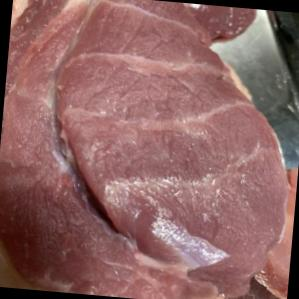
#> input picture datasets/Beef Freshness.v6-dataset-beef-v2.folder/train/Fresh/FRESH-1-_JPG_jpg.rf.35ee26c0fed539cb36e5d2f523856381.jpg, 299 x 299 px, found by its file name
$ jupyter execute Preprocess1.ipynb
#> lines starting #> are read from the running program, lines starting #| are printed output that depends on the picture
#> further down, bgr is the input picture: shape (299, 299, 3); mean B, G, R 98.6, 100, 141.7
# Color & Illumination Normalization (Preprocess)

**ปรับความคงที่ของสีและแสง** เพื่อเตรียมข้อมูลสำหรับเทรนโมเดลความสดของเนื้อวัว

**Pipeline ที่ใช้ (เวอร์ชัน tuned):**
- Soft Gray World White Balance (ปรับสมดุลสีแบบ “ไม่แรงเกิน”)
- CLAHE บนช่อง L (LAB) เพื่อทำ illumination normalization อย่างนุ่มนวล

> เป้าหมาย: ลดผลกระทบจากสภาพแสง/สีที่ต่างกัน แต่ยังคง “สีแดงของเนื้อ” ซึ่งเป็นสัญญาณสำคัญในการจำแนกความสด

## Imports & Setup

[cell 1]
from pathlib import Path
import cv2
import numpy as np
import pandas as pd
import matplotlib.pyplot as plt

## 1) Soft Gray World White Balance (Color Constancy)
**เหตุผลที่ใช้:**
ภาพจากมือถือ/ตลาดมักติดแสงเหลืองหรือแสงขาว ทำให้สีเนื้อเพี้ยน (color cast) → โมเดลอาจเรียนรู้ “สีของไฟ” แทน “สีของเนื้อ”

**ทำไมต้องเป็น Soft (มี `alpha`):**
Gray World แบบเต็มอาจทำให้สีเนื้อซีดเกินไป จึงใช้ `alpha` เพื่อลดความแรงของการปรับ

- `alpha = 0.0` → ไม่ปรับ WB
- `alpha = 1.0` → Gray World เต็ม
- โปรเจกต์นี้แนะนำช่วง `0.15–0.35` (ปัจจุบันใช้ ~0.25)

[cell 2]
def soft_gray_world_white_balance(rgb: np.ndarray, alpha: float = 0.25) -> np.ndarray:
    """
    Soft Gray-World White Balance
    alpha: 0.0 = no WB, 1.0 = full Gray-World
    แนะนำสำหรับเนื้อ: 0.15–0.35
    """
#> called with alpha = 0.25
    img = rgb.astype(np.float32)

    mean = img.mean(axis=(0, 1))               # [R, G, B]
#> mean = [141.7, 100, 98.57]
    gray_mean = mean.mean()
#> gray_mean = 113.4
    full_scale = gray_mean / (mean + 1e-6)     # full gray-world scale
#> full_scale = [0.801, 1.13, 1.15]

    # soften scaling: 1 + alpha*(scale-1)
    scale = 1.0 + alpha * (full_scale - 1.0)
#> scale = [0.95, 1.03, 1.04]

    out = img * scale
    return np.clip(out, 0, 255).astype(np.uint8)
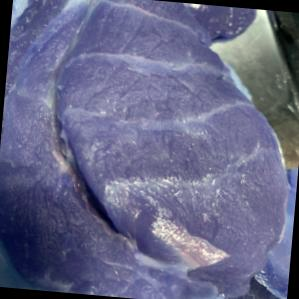
#> returned value: shape (299, 299, 3); mean of channels 0, 1, 2 134.1, 102.9, 101.8; drawn as B, G, R

## 2) Illumination Normalization ด้วย CLAHE (บน LAB: L-channel)

**เหตุผลที่ใช้:**
ลดความต่างของแสง/เงาในภาพ เช่น แสงสะท้อนหรือแสงไม่สม่ำเสมอ โดยพยายาม “ไม่ทำลายสี” ของเนื้อ

**หลักการ:**
แปลง RGB → LAB แล้วทำ CLAHE เฉพาะช่อง `L` (ความสว่าง) จากนั้นแปลงกลับเป็น RGB

**พารามิเตอร์หลัก**
- `clip_limit` : ยิ่งสูงยิ่งแรง (เสี่ยงทำให้ภาพดูเป็นฟิลเตอร์)
- โปรเจกต์นี้ใช้ค่าค่อนข้างอ่อน เพื่อรักษาสี: ประมาณ `1.0–1.2`

[cell 3]
def clahe_on_l_channel(rgb: np.ndarray, clip_limit: float = 1.2, tile_grid_size=(8, 8)) -> np.ndarray:
    """
    CLAHE on LAB L-channel to normalize illumination
    แนะนำสำหรับเนื้อ: clip_limit 1.0–1.5
    """
#> called with clip_limit = 1.2, tile_grid_size = (8, 8)
    lab = cv2.cvtColor(rgb, cv2.COLOR_RGB2LAB)
#> lab: shape (299, 299, 3); mean of channels 0, 1, 2 118, 140.5, 133.7
    l, a, b = cv2.split(lab)

    clahe = cv2.createCLAHE(clipLimit=clip_limit, tileGridSize=tile_grid_size)
    l2 = clahe.apply(l)
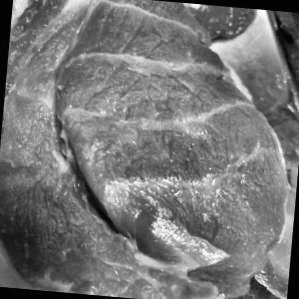
#> l2: shape (299, 299); min 2, max 254, mean 118.8

    lab2 = cv2.merge([l2, a, b])
#> lab2: shape (299, 299, 3); mean of channels 0, 1, 2 118.8, 140.5, 133.7
    return cv2.cvtColor(lab2, cv2.COLOR_LAB2RGB)

## 3) Preprocess Pipeline (Tuned Version)

รวมขั้นตอนเป็นฟังก์ชันเดียวเพื่อใช้งานง่ายและคงเส้นคงวา

**ข้อสำคัญ (SE/ML):**
- ใช้ pipeline เดียวกันทั้ง **training** และ **inference** เพื่อลดปัญหา *train–serve skew*
- เปิด/ปิดแต่ละขั้นตอนด้วย flag เพื่อเทียบผลได้สะดวก

[cell 4]
def preprocess_color_illumination_tuned(
    rgb: np.ndarray,
    use_soft_wb: bool = True,
    wb_alpha: float = 0.25,
    use_clahe: bool = True,
    clahe_clip: float = 1.2
) -> np.ndarray:
    """
    Tuned preprocessing for beef images:
    - Soft white balance (optional)
    - Gentle CLAHE (optional)
    """
    out = rgb
    if use_soft_wb:
        out = soft_gray_world_white_balance(out, alpha=wb_alpha)
    if use_clahe:
        out = clahe_on_l_channel(out, clip_limit=clahe_clip)
    return out

## 4) Single Image Sanity Check (Before vs After)

ทดลองกับ “ภาพเดี่ยว” เพื่อเช็คว่า:
- โค้ดทำงานถูกต้อง
- สีแดงของเนื้อยังดูเป็นธรรมชาติ (ไม่ซีดจนเกินไป)
- illumination สม่ำเสมอขึ้น

> ขั้นตอนนี้ใช้เพื่อ debug และดูผลคร่าว ๆ ก่อนทำการประเมินแบบ batch

[cell 5]
img_path = r"C:\Users\user\Documents\work\medfund\Project_SE_for_AI\datasets\Beef Freshness.v6-dataset-beef-v2.folder\train\Fresh\FRESH-1-_JPG_jpg.rf.35ee26c0fed539cb36e5d2f523856381.jpg"

bgr = cv2.imread(img_path)
if bgr is None:
    raise FileNotFoundError(img_path)

rgb = cv2.cvtColor(bgr, cv2.COLOR_BGR2RGB)

rgb_prep = preprocess_color_illumination_tuned(
    rgb,
    use_soft_wb=True,
    wb_alpha=0.25,     # ลอง 0.15, 0.25, 0.35
    use_clahe=True,
    clahe_clip=1.2     # ลอง 1.0, 1.2, 1.4
)

fig, axs = plt.subplots(1, 2, figsize=(10, 5))
axs[0].imshow(rgb);      axs[0].set_title("Original")
axs[1].imshow(rgb_prep); axs[1].set_title("Preprocessed (Tuned)")
for ax in axs: ax.axis("off")
plt.show()

## 5) Quantitative Check: R-channel Histogram (Before vs After)

เพราะงานนี้ “สีแดง” เป็นสัญญาณหลักของความสด เราจึงวัดผลด้วยเชิงตัวเลข โดยดูการกระจายของค่า R-channel

สิ่งที่ดู:
- Histogram ก่อน–หลัง ว่า shape เปลี่ยนผิดปกติไหม
- สถิติ `R_mean / R_std / percentiles` เพื่อเช็คว่า preprocess แรงเกินหรือไม่

[cell 6]
def r_channel_hist_and_stats(rgb: np.ndarray, bins: int = 256):
#> called with bins = 256
    R = rgb[:, :, 0].astype(np.uint8)
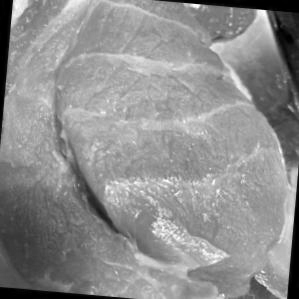
#> R: shape (299, 299); min 0, max 255, mean 141.7

    hist = cv2.calcHist([R], [0], None, [bins], [0, 256]).flatten()
#> hist = 256 values, max 1675 at index 0, min 2 at index 251, mean 349.2
    hist = hist / (hist.sum() + 1e-9)  # normalize to probability
#> hist = 256 values, max 0.0187 at index 0, min 2.24e-05 at index 251, mean 0.00391

    stats = {
        "R_mean": float(R.mean()),
        "R_std":  float(R.std()),
        "R_min":  int(R.min()),
        "R_max":  int(R.max()),
        "R_p5":   float(np.percentile(R, 5)),
        "R_p50":  float(np.percentile(R, 50)),
        "R_p95":  float(np.percentile(R, 95)),
    }
#> stats = {'R_mean': 141.7, 'R_std': 46.1, 'R_min': 0, 'R_max': 255, 'R_p5': 40, 'R_p50': 154, 'R_p95': 196}
    return hist, stats

[cell 7]
hist_before, stats_before = r_channel_hist_and_stats(rgb)
#> hist_before has the same summary as hist in r_channel_hist_and_stats; stats_before has the same summary as stats in r_channel_hist_and_stats
hist_after,  stats_after  = r_channel_hist_and_stats(rgb_prep)
#> call 2 of r_channel_hist_and_stats, with bins = 256
#> in r_channel_hist_and_stats (call 2), `R = rgb[:, :, 0].astype(np.uint8)`:
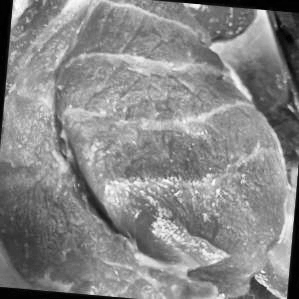
#> R: shape (299, 299); min 0, max 255, mean 135.1
#> in r_channel_hist_and_stats (call 2), `hist = cv2.calcHist([R], [0], None, [bins], [0, 256]).flatten()`: hist = 256 values, max 1106 at index 146, min 1 at index 253, mean 349.2
#> in r_channel_hist_and_stats (call 2), `hist = hist / (hist.sum() + 1e-9)`: hist = 256 values, max 0.0124 at index 146, min 1.12e-05 at index 253, mean 0.00391
#> in r_channel_hist_and_stats (call 2), `stats = { "R_mean": float(R.mean()), "R_std":  float(R.std()), "R_min"..`: stats = {'R_mean': 135.1, 'R_std': 46.7, 'R_min': 0, 'R_max': 255, 'R_p5': 46, 'R_p50': 141, 'R_p95': 204}
#> hist_after has the same summary as hist in r_channel_hist_and_stats; stats_after has the same summary as stats in r_channel_hist_and_stats

# Print numeric stats
print("=== R-channel stats (Before) ===")
for k, v in stats_before.items():
    print(f"{k}: {v:.2f}" if isinstance(v, float) else f"{k}: {v}")
#> this loop made 7 passes
#> (k, v) on passes 1 to 7: ('R_mean', 141.7), ('R_std', 46.1), ('R_min', 0), ('R_max', 255), ('R_p5', 40), ('R_p50', 154), ('R_p95', 196)
#| R_mean: 141.68
#| R_std: 46.10
#| R_min: 0
#| R_max: 255
#| R_p5: 40.00
#| R_p50: 154.00
#| R_p95: 196.00

print("\n=== R-channel stats (After) ===")
for k, v in stats_after.items():
    print(f"{k}: {v:.2f}" if isinstance(v, float) else f"{k}: {v}")
#> this loop made 7 passes
#> (k, v) on passes 1 to 7: ('R_mean', 135.1), ('R_std', 46.7), ('R_min', 0), ('R_max', 255), ('R_p5', 46), ('R_p50', 141), ('R_p95', 204)
#| R_mean: 135.14
#| R_std: 46.70
#| R_min: 0
#| R_max: 255
#| R_p5: 46.00
#| R_p50: 141.00
#| R_p95: 204.00

# Plot hist
x = np.arange(256)
plt.figure(figsize=(10,4))
plt.plot(x, hist_before, label="Before (R)")
plt.plot(x, hist_after,  label="After (R)")
plt.title("R-channel Histogram (Before vs After)")
plt.xlabel("R intensity (0-255)")
plt.ylabel("Probability")
plt.legend()
plt.show()
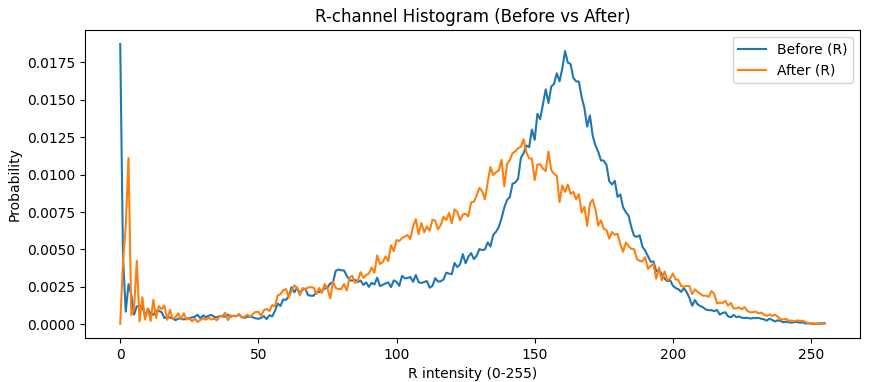
#> figure drawn by matplotlib, 1 panel; curve peaks at x = 0, y = 0.0187; curve peaks at x = 146, y = 0.0124

[cell 8]
# heuristic check: ถ้า median (p50) ของ R ลดลงเยอะมาก แปลว่าแดงโดนกด
drop = stats_before["R_p50"] - stats_after["R_p50"]
#> drop = 13
print(f"R median drop (before - after) = {drop:.2f}")
#| R median drop (before - after) = 13.00

if drop > 15:
    print("⚠️ Warning: R-channel median dropped a lot -> อาจซีดเกินไป (ลด wb_alpha หรือปิด WB)")
else:
    print("✅ Looks OK: R-channel preserved reasonably")

[cell 9]
def r_median(rgb: np.ndarray) -> float:
    R = rgb[:, :, 0].astype(np.uint8)
    return float(np.percentile(R, 50))

def read_rgb(path: Path) -> np.ndarray:
    bgr = cv2.imread(str(path))
    if bgr is None:
        raise FileNotFoundError(path)
    return cv2.cvtColor(bgr, cv2.COLOR_BGR2RGB)

## 6) Batch Evaluation on Training Set (train/)

ทดสอบ preprocessing กับทั้งโฟลเดอร์ `train/` เพื่อยืนยันว่า “เสถียรกับทั้ง dataset” ไม่ใช่ดีเฉพาะบางรูป

สิ่งที่ทำ:
- วนอ่านภาพทุกคลาส (`Fresh`, `Half-Fresh`, `Spoiled`)
- คำนวณ `R median drop` ของแต่ละภาพ
- สรุปสถิติต่อคลาสและรวมทั้งหมด (mean/median/p95 และ % ที่ drop สูงเกิน threshold)

[cell 10]
# แก้ path นี้ให้ตรง dataset ที่โฟลเดอร์ train
TRAIN_DIR = Path(r"C:\Users\user\Documents\work\medfund\Project_SE_for_AI\datasets\Beef Freshness.v6-dataset-beef-v2.folder\train")

# ปรับพารามิเตอร์ preprocess ที่คุณต้องการล็อก
WB_ALPHA = 0.25
CLAHE_CLIP = 1.2

# รองรับนามสกุลรูปทั่วไป
EXTS = {".jpg", ".jpeg", ".png", ".bmp", ".webp"}

rows = []
errors = []

for class_dir in sorted([p for p in TRAIN_DIR.iterdir() if p.is_dir()]):
    label = class_dir.name
    img_paths = [p for p in class_dir.rglob("*") if p.suffix.lower() in EXTS]

    for p in img_paths:
        try:
            rgb = read_rgb(p)
            before = r_median(rgb)
#> before = 154

            rgb_prep = preprocess_color_illumination_tuned(
                rgb,
                use_soft_wb=True,
                wb_alpha=WB_ALPHA,
                use_clahe=True,
                clahe_clip=CLAHE_CLIP
            )
            after = r_median(rgb_prep)
#> after = 141

            drop = before - after  # + = R ลดลง (ซีดลง), - = R เพิ่มขึ้น
            rows.append({
                "path": str(p),
                "class": label,
                "R_p50_before": before,
                "R_p50_after": after,
                "R_p50_drop": drop
            })
        except Exception as e:
            errors.append({"path": str(p), "class": label, "error": str(e)})

df = pd.DataFrame(rows)
df_err = pd.DataFrame(errors)

print("Images processed:", len(df))
print("Errors:", len(df_err))
df.head()

### 6.1 Summary Table (Per Class + Overall)

สรุปสถิติสำคัญ:
- `mean_drop`, `median_drop` → ภาพรวมว่าปรับแรงแค่ไหน
- `p95_drop` → ขนาดของ outliers ในระดับ 95%
- `%drop>15`, `%drop>20` → สัดส่วนภาพที่เสี่ยงสีซีด

[cell 11]
def summarize(group: pd.Series):
    return pd.Series({
        "n": group.count(),
        "mean_drop": group.mean(),
        "median_drop": group.median(),
        "p95_drop": group.quantile(0.95),
        "pct_drop_gt15": (group > 15).mean() * 100,
        "pct_drop_gt20": (group > 20).mean() * 100
    })

summary_by_class = df.groupby("class")["R_p50_drop"].apply(summarize).reset_index()
summary_all = summarize(df["R_p50_drop"]).to_frame().T
summary_all.insert(0, "class", "ALL")

summary = pd.concat([summary_by_class, summary_all], ignore_index=True)
summary

### 6.2 Distribution Plot

แสดง distribution ของ `R median drop` แยกตามคลาสเพื่อดูว่า:
- preprocess bias ต่อบางคลาสหรือไม่
- tail ของ outliers อยู่มากน้อยแค่ไหน

[cell 12]
plt.figure(figsize=(10,4))
for cls, g in df.groupby("class"):
    plt.hist(g["R_p50_drop"], bins=40, alpha=0.5, label=cls)

plt.axvline(15, linestyle="--", linewidth=2, label="threshold 15")
plt.axvline(20, linestyle="--", linewidth=2, label="threshold 20")
plt.title("Distribution of R median drop (p50_before - p50_after) by class")
plt.xlabel("R median drop")
plt.ylabel("Count")
plt.legend()
plt.show()

### 6.3 Inspect Outliers (Worst Cases)

ดึงภาพที่ `R median drop` สูงสุด เพื่อดูด้วยตาอีกครั้งว่า:
- เป็นภาพที่แสงเพี้ยน/สะท้อนหนักจริงไหม
- จำเป็นต้องใช้ Quality Gate ในขั้นถัดไปหรือไม่

[cell 13]
df.sort_values("R_p50_drop", ascending=False).head(10)[["class","R_p50_drop","path"]]
TOP_N = 6
worst_cases = df.sort_values("R_p50_drop", ascending=False).head(TOP_N)

fig, axs = plt.subplots(TOP_N, 2, figsize=(8, 3*TOP_N))

for i, (_, row) in enumerate(worst_cases.iterrows()):
    rgb = read_rgb(Path(row["path"]))
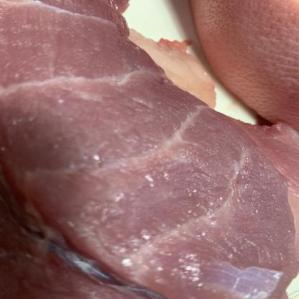
#> input picture datasets/Beef Freshness.v6-dataset-beef-v2.folder/train/Fresh/FRESH-14-_JPG_jpg.rf.77f2c1880d5965226b8365a0165eb387.jpg, 299 x 299 px
#> in read_rgb, bgr is the input picture: shape (299, 299, 3); mean B, G, R 107.4, 108.1, 150.6
    rgb_prep = preprocess_color_illumination_tuned(
        rgb,
        use_soft_wb=True,
        wb_alpha=WB_ALPHA,
        use_clahe=True,
        clahe_clip=CLAHE_CLIP
    )
#> in soft_gray_world_white_balance (call 5), `mean = img.mean(axis=(0, 1))`: mean = [150.6, 108.1, 107.4]
#> in soft_gray_world_white_balance (call 5), `gray_mean = mean.mean()`: gray_mean = 122
#> in soft_gray_world_white_balance (call 5), `full_scale = gray_mean / (mean + 1e-6)`: full_scale = [0.81, 1.13, 1.14]
#> in soft_gray_world_white_balance (call 5), `scale = 1.0 + alpha * (full_scale - 1.0)`: scale = [0.953, 1.03, 1.03]
#> in soft_gray_world_white_balance (call 5), `return np.clip(out, 0, 255).astype(np.uint8)`:
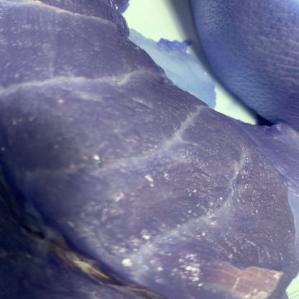
#> returned value: shape (299, 299, 3); mean of channels 0, 1, 2 143, 111, 110.5; drawn as B, G, R
#> in clahe_on_l_channel (call 5), `lab = cv2.cvtColor(rgb, cv2.COLOR_RGB2LAB)`: lab: shape (299, 299, 3); mean of channels 0, 1, 2 126.4, 141, 133.5
#> in clahe_on_l_channel (call 5), `l, a, b = cv2.split(lab)`:
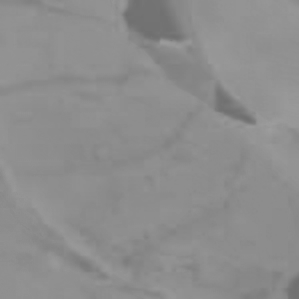
#> a: shape (299, 299); min 111, max 157, mean 141
#> in clahe_on_l_channel (call 5), `l2 = clahe.apply(l)`:
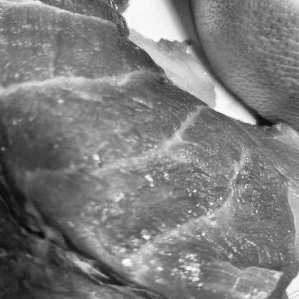
#> l2: shape (299, 299); min 7, max 254, mean 124.8
#> in clahe_on_l_channel (call 5), `lab2 = cv2.merge([l2, a, b])`: lab2: shape (299, 299, 3); mean of channels 0, 1, 2 124.8, 141, 133.5
#> in clahe_on_l_channel (call 5), `return cv2.cvtColor(lab2, cv2.COLOR_LAB2RGB)`:
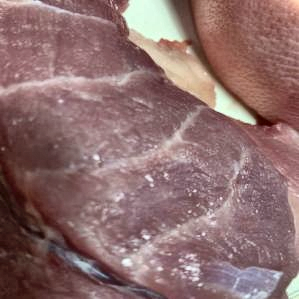
#> returned value: shape (299, 299, 3); mean R, G, B 141.4, 109.6, 109
#> pass 3 of the loop `for i, (_, row) in enumerate(worst_cases.iterrows()):`:
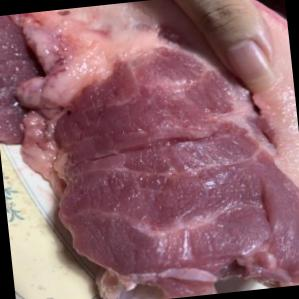
#> input picture datasets/Beef Freshness.v6-dataset-beef-v2.folder/train/Fresh/FRESH-149-_JPG_jpg.rf.db300b3afc791cb906fcc44120647607.jpg, 299 x 299 px
#> in read_rgb, bgr is the input picture: shape (299, 299, 3); mean B, G, R 108.1, 100.3, 144.2
#> lab: shape (299, 299, 3); mean of channels 0, 1, 2 119.6, 142.5, 130.1
#> in clahe_on_l_channel (call 7), `l2 = clahe.apply(l)`:
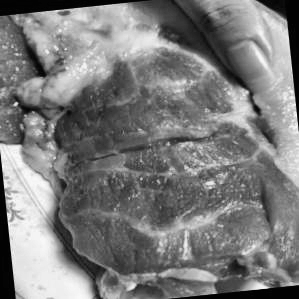
#> l2: shape (299, 299); min 2, max 252, mean 123
#> lab2: shape (299, 299, 3); mean of channels 0, 1, 2 123, 142.5, 130.1
#> in clahe_on_l_channel (call 7), `return cv2.cvtColor(lab2, cv2.COLOR_LAB2RGB)`:
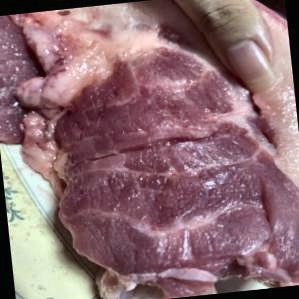
#> returned value: shape (299, 299, 3); mean R, G, B 140.9, 107.9, 113.7

    axs[i, 0].imshow(rgb)
    axs[i, 0].set_title("Original")
    axs[i, 1].imshow(rgb_prep)
    axs[i, 1].set_title(f"Preprocessed | drop={row['R_p50_drop']:.1f}")

    axs[i, 0].axis("off")
    axs[i, 1].axis("off")

plt.tight_layout()
plt.show()

## 7) Visual Inspection (Random Samples)

สุ่มแสดงภาพก่อน–หลังจาก dataset เพื่อยืนยันเชิงสายตาว่า:
- preprocess ทำให้ภาพดูเป็นธรรมชาติ
- ความแตกต่างระหว่างระดับความสดยังคงอยู่ (ไม่ทำให้ทุกภาพเหมือนกันหมด)

[cell 14]
import random
import matplotlib.pyplot as plt

def show_before_after(path, title=""):
#> called with title = 'Fresh | R_drop=13.0'
    rgb = read_rgb(Path(path))
    rgb_prep = preprocess_color_illumination_tuned(
        rgb,
        use_soft_wb=True,
        wb_alpha=WB_ALPHA,
        use_clahe=True,
        clahe_clip=CLAHE_CLIP
    )

    fig, axs = plt.subplots(1, 2, figsize=(6, 4))
    axs[0].imshow(rgb)
    axs[0].set_title("Original")
    axs[1].imshow(rgb_prep)
    axs[1].set_title("Preprocessed")

    for ax in axs:
        ax.axis("off")
    fig.suptitle(title)
    plt.show()


for cls in df["class"].unique():
    print(f"\n=== Class: {cls} ===")
    sample_cls = df[df["class"] == cls].sample(2, random_state=42)

    for _, row in sample_cls.iterrows():
        show_before_after(
            row["path"],
            title=f"{cls} | R_drop={row['R_p50_drop']:.1f}"
        )
